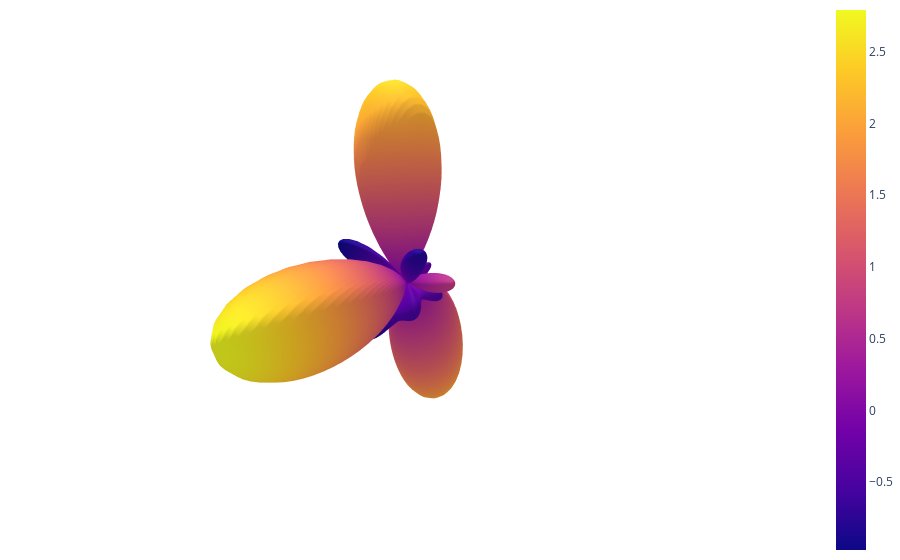

Write notebook code for a chart like this one.
### Code cell
local_env = bispectrum.get_atom_local_env(atom_site_index)/2
visualize(local_env)

### Figure 1 — Plotly figure (JSON) as saved in the notebook; plotly's stock layout.template omitted (floating-point values rounded to 4 significant figures; data arrays with more than 128 entries replaced by an {"elided": "..."} marker saying what was removed)
{"data": [{"name": "spherical_harmonics_trace", "surfacecolor": {"elided": "102x100 float values"}, "type": "surface", "x": {"elided": "102x100 float values"}, "y": {"elided": "102x100 float values"}, "z": {"elided": "102x100 float values"}}], "layout": {"margin": {"b": 0, "l": 0, "r": 0, "t": 0}, "paper_bgcolor": "rgba(255,255,255,255)", "plot_bgcolor": "rgba(255,255,255,255)", "scene": {"aspectmode": "cube", "bgcolor": "rgba(255,255,255,255)", "camera": {"eye": {"x": 0.5, "y": 0.5, "z": 0.5}}, "xaxis": {"backgroundcolor": "rgba(255,255,255,255)", "range": [-2.5, 2.5], "showgrid": false, "showticklabels": false, "title": {"text": ""}, "zeroline": false}, "yaxis": {"backgroundcolor": "rgba(255,255,255,255)", "range": [-2.5, 2.5], "showgrid": false, "showticklabels": false, "title": {"text": ""}, "zeroline": false}, "zaxis": {"backgroundcolor": "rgba(255,255,255,255)", "range": [-2.5, 2.5], "showgrid": false, "showticklabels": false, "title": {"text": ""}, "zeroline": false}}, "showlegend": true}}
